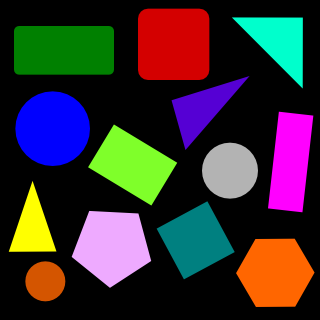
%> input picture findcircles/shapes.png, 320 x 320 px
$ octave Exercise11_22.m   (GNU Octave 9; MATLAB toolbox functions it lacks are replaced by stand-ins)
%> lines starting %> are read from the running program, lines starting %| are printed output that depends on the picture; in (x1, y1, x2, y2) boxes, pixels count from 0 and x2, y2 are one past the last pixel; in counts of white or black regions, pixels touching at a corner belong together; the program's own positions count from 1
% Step 1 read image
RGB = imread('shapes.png');
%> RGB is the input picture: size 320x320x3 uint8; mean R, G, B 55.8, 46.1, 49
figure(1)
imshow(RGB)

% Step 2 Threshold image
I = rgb2gray(RGB);
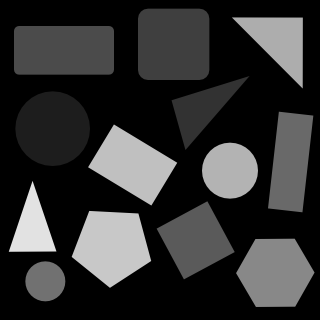
%> I: size 320x320 uint8; min 0, max 226, mean 49.3
threshold = 0.1;
bw = im2bw(I, threshold);
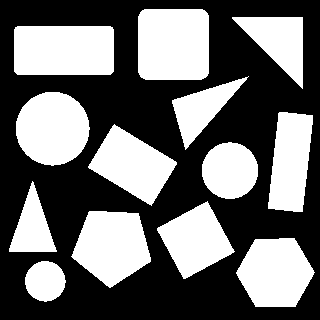
%> bw: size 320x320 logical; 42.3% white; 13 white regions, largest, box (x1, y1, x2, y2) and area: (138, 9, 209, 80) 4965, (14, 26, 114, 75) 4878, (16, 92, 90, 166) 4264
figure(2)
imshow(bw)

% Step 3 Menghilangkan noise
% remove all object containing fewer than 30 pixels
bw = bwareaopen(bw,30);
% fill a gap in the pen's cap
se = strel('disk',2);
bw = imclose(bw,se);
% fill any holes, so that regionprops can be used to estimate
% the area enclosed by each of the boundaries
bw = imfill(bw,'holes');
figure(3)
imshow(bw)

% Step 4 Mencari Boundaries
[B,L] = bwboundaries(bw,'noholes');
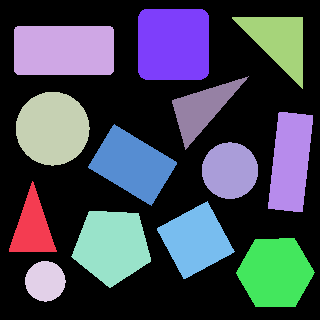
%> L: size 320x320 double; 14 distinct labels, from 0 to 13; one colour per label, 0 black
%> B = 13 boundaries; largest, box (x1, y1, x2, y2) and points: (14, 26, 114, 75) 285, (138, 9, 209, 80) 261, (268, 112, 313, 212) 260, (71, 211, 151, 288) 222, (236, 238, 315, 307) 215
% Display the label matrix and draw each boundary
figure(5)
imshow(label2rgb(L, @jet, [.5 .5 .5]))
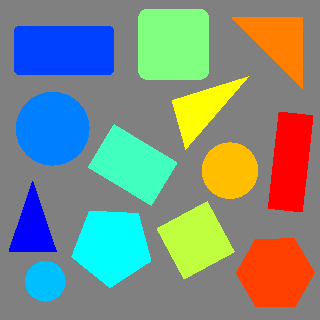
%> displayed picture: size 320x320x3, on the screen's scale of 0 to 255; mean R, G, B 125.4, 141.2, 130.2
hold on
for k = 1:length(B)
boundary = B{k};
plot(boundary(:,2), boundary(:,1), 'w', 'LineWidth', 2)
end
%> this loop made 13 passes

% Step 5 Menentukan objek bulat / lingkaran

stats = regionprops(L,'Area','Centroid');
%> stats = 13 regions; largest, Area and Centroid: 4965 [174 45], 4878 [64.5 51], 4264 [53.2 129.2], 4254 [112.6 246.5], 4064 [275.9 273.3]
threshold = 0.94;
% loop over the boundaries
for k = 1:length(B)
% obtain (X,Y) boundary coordinates corresponding to label 'k'
boundary = B{k};
% compute a simple estimate of the object's perimeter
delta_sq = diff(boundary).^2;
perimeter = sum(sqrt(sum(delta_sq,2)));
% obtain the area calculation corresponding to label 'k'
area = stats(k).Area;
% compute the roundness metric
metric = 4*pi*area/perimeter^2;
% display the results
metric_string = sprintf('%2.2f',metric);
% mark objects above the threshold with a black circle
if metric > threshold
centroid = stats(k).Centroid;
plot(centroid(1),centroid(2),'ko');
end
text(boundary(1,2)-35,boundary(1,1)+13,metric_string,'Color','y',...
'FontSize',14,'FontWeight','bold');
end
%> this loop made 13 passes
%> (perimeter, area, metric, metric_string) on passes 1 to 12: (206.5, 1760, 0.519, '0.52'), (288.1, 4878, 0.738, '0.74'), (242.2, 4264, 0.913, '0.91'), (131.9, 1285, 0.928, '0.93'), (257.9, 4254, 0.804, '0.80'), (263.6, 3785, 0.684, '0.68'), (268.3, 4965, 0.867, '0.87'), (245.3, 3368, 0.703, '0.70'), (239.4, 2109, 0.462, '0.46'), (184.5, 2508, 0.926, '0.93'), (241, 2627, 0.568, '0.57'), (246.3, 4064, 0.842, '0.84')
title(['Metrics closer to 1 indicate that ',...
'the object is approximately round']);
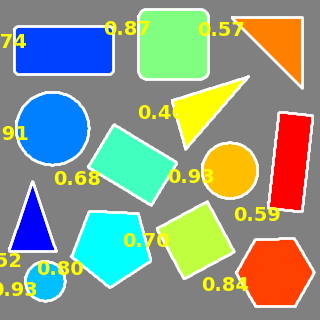
%> figure redrawn from the program's plot data; its title reads 'Metrics closer to 1 indicate that the object is approximately round'
